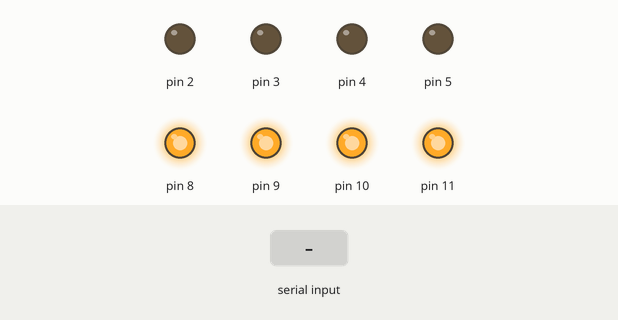
A sketch run on a simulated Arduino Uno, built with avr-gcc and run on an emulated ATmega328P. Parts: output pins drawn as LEDs (lit = HIGH). Inputs (shaded band) come from the test bench.

Above: at 1.2 s.
1.3 s: "1" received over Serial
At 1.6 s:
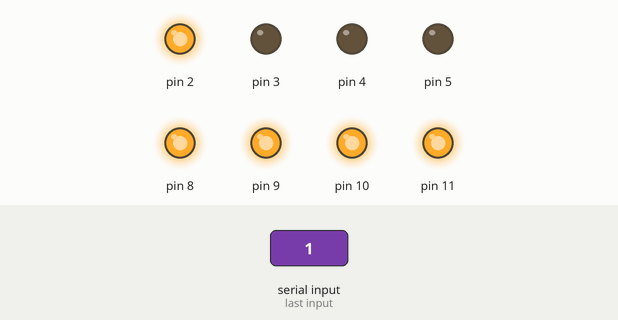
2.8 s: "2" received over Serial
At 3.9 s:
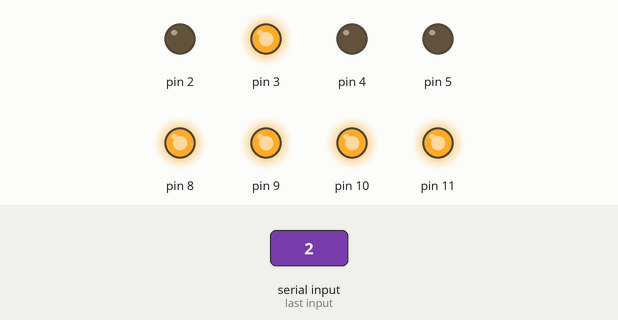
4.3 s: "0" received over Serial
At 5.0 s:
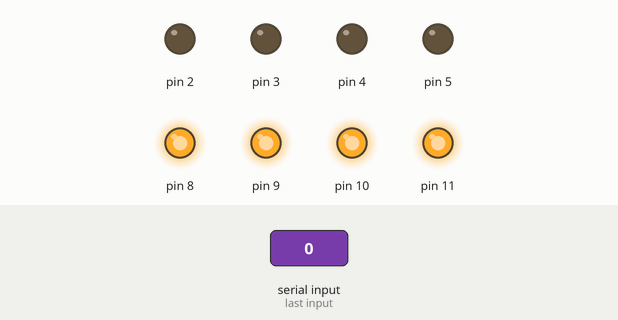
Timing chart, 0 to 7.3 s (numbered marks = the images above; inputs shaded):
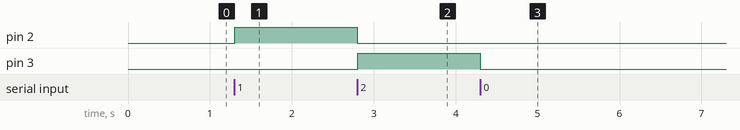

Measured:
- after the input at 1.3 s, pin 2: LOW → HIGH at once
- after the input at 2.8 s, pin 2: HIGH → LOW at once; pin 3: LOW → HIGH at once
- after the input at 4.3 s, pin 3: HIGH → LOW at once

The sketch:

shumaguan_4.ino
```cpp
void setup()
{
  pinMode(2,OUTPUT);
  pinMode(3,OUTPUT);
  pinMode(4,OUTPUT);
  pinMode(5,OUTPUT);

  pinMode(8,OUTPUT);
  pinMode(9,OUTPUT);
  pinMode(10,OUTPUT);
  pinMode(11,OUTPUT);

  Serial.begin(9600);
  digitalWrite(11,HIGH);
  digitalWrite(10,HIGH);
  digitalWrite(9,HIGH);
  digitalWrite(8,HIGH);

}

int flag=0;   //标志
int i=0,j=0;
int a[4];

void loop()
{
  while(Serial.available()>0)
  {
    reset();    //重置，将四个数码管都为0
    flag=1;
    a[i]=Serial.read();   //将串口通信中传递的值放入数组中
    delay(2);
    i++;
  }
  if(flag==1)
  {
    flag=0;
    while(i!=0)
    {
      digitalWrite(i+7,LOW);
      int figure=a[j]-int('0');
      showNumber(figure);
      digitalWrite(i+7,HIGH);
      j++;i--;
    }
    j=0;
  }

}

void showNumber(int n)
{
  if(n&1)
  digitalWrite(2,HIGH);
  else
  digitalWrite(2,LOW);

  if((n>>1)&1)
  digitalWrite(3,HIGH);
  else
  digitalWrite(3,LOW);

  if((n>>2)&1)
  digitalWrite(4,HIGH);
  else
  digitalWrite(4,LOW);

  if((n>>3)&1)
  digitalWrite(5,HIGH);
  else
  digitalWrite(5,LOW);

}

void reset()
{
  digitalWrite(11,LOW);
  digitalWrite(10,LOW);
  digitalWrite(9,LOW);
  digitalWrite(8,LOW);

  digitalWrite(2,LOW);
  digitalWrite(3,LOW);
  digitalWrite(4,LOW);
  digitalWrite(5,LOW);

  digitalWrite(11,HIGH);
  digitalWrite(10,HIGH);
  digitalWrite(9,HIGH);
  digitalWrite(8,HIGH);
}
```
